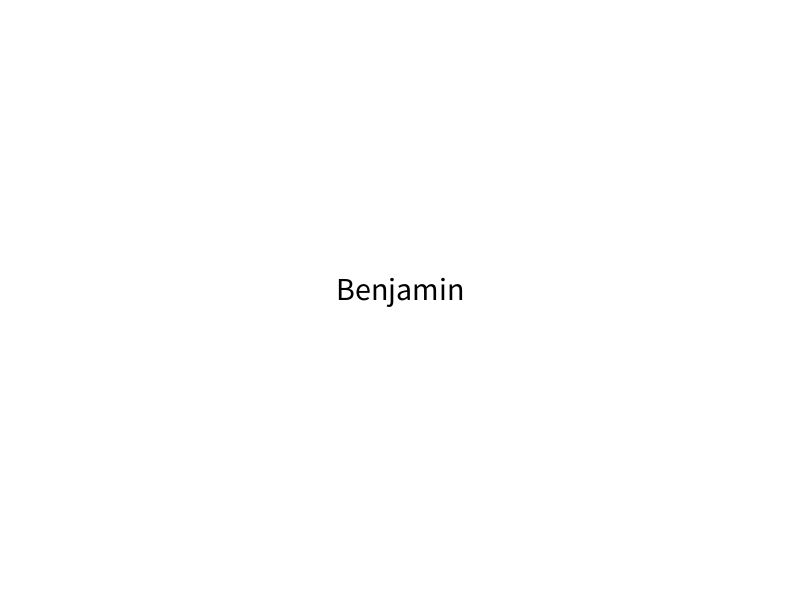
Frame 1 (no input)
Frame 60 (the mouse pressed at the canvas centre just before this capture): identical to frame 1, image omitted
Frame 120 (the mouse held since frame 60 and released just before this capture): identical to frame 1, image omitted

The Processing sketch that drew this single still picture (run headless with seeded random() and noise(); from frame 60 on, the mouse is pressed at the canvas centre):

// Processing sketch: sketch_7_2
// ── sketch_7_2.pde
void setup() {
  size(800, 600);
}

void draw() {
  background(255);
  myName();
}

void myName() {
  fill(0);
  textAlign(CENTER);
  textSize(32);
  text("Benjamin", width/2, height/2);
}
